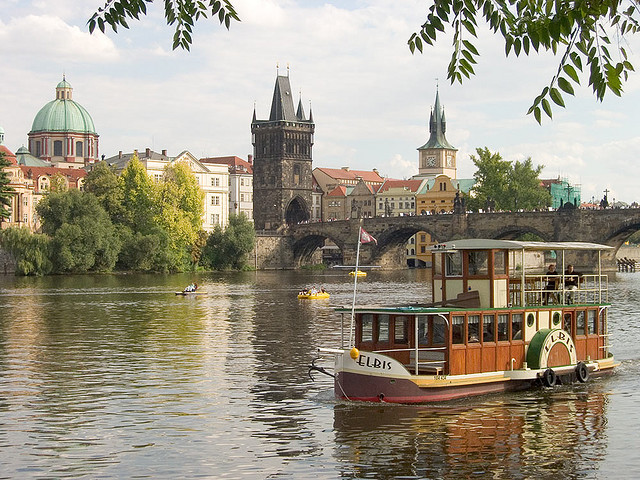
#> input picture CV-CS4476/ps1/code/inputSeamCarvingPrague.jpg, 640 x 480 px
$ jupyter execute --allow-errors SeamCarving.ipynb   (shell and % lines are left out)
#> lines starting #> are read from the running program, lines starting #| are printed output that depends on the picture
# Section 2: Seam Carving

For this part of the assignment, you will need to read and implement the seam carving algorithm described the SIGGRAPH 2007 paper [Seam Carving for Content-Aware Image Resizing](http://www.faculty.idc.ac.il/arik/SCWeb/imret/imret.pdf) by Shai Avidan and Ariel Shamir.     <br />   <br />

<br />For now we will focus specifically on seam removal. Visit the [webpage](http://www.faculty.idc.ac.il/arik/SCWeb/imret/index.html) for more applications of Seam Carving.  <br />   <br />

#### Implementation Steps:

1. Read an image and convert it to grayscale if required. This function is already implemented for you.

2. Compute an energy image as described in Equation 1 of the paper. For this you should implement your own differentiation filter.

3. Calculate the cumulative minimum energy map along the horizontal and vertical directions using the energy image computed in step 2.

4. Find optimal vertical and horizontal seams based on the result of step 3, and remove the pixels from the image to get resized images.

The steps for seam insertion are very similar to these.

Remember to typecast `uint8` to `float` where ever needed. Have fun and experiment with this notebook!

### Exporting this notebook to a .py script

Once you are done implementing all the required functions in this notebook, you can go ahead and use the provided `notebook2script.py` script to convert this notebook into a `.py` file for submission.    <br />    <br />

The provided script will look for all the cells with the `#export` tag in the first line of the cell and only add those cells to the final script. This tag is already present for all the required cells in this notebook.   <br />   <br />

If you add any cells that you want to include in the submission, you can add the tag to the top of the cell.    <br />   <br />

The idea behind this is that students get to experiment, print and plot freely in the notebook while ensuring the submission file remains Gradescope friendly. Please avoid putting the `#export` tag on cells with `print`, `imshow`, and `plot` statements.

[cell 1]
#export
import numpy as np
import matplotlib.pyplot as plt
from scipy import ndimage, signal
from imageio import imread, imsave

The commands in the follwing cell will plot all images/plots in an interactove window. If you would prefer to not have interactive plots, comment out `%matplotlib notebook` and uncomment `%matplotlib inline` instead.

You can use `plt.rcParams['figure.figsize']` to make all the plots in this notebook bigger or smaller.

[cell 2]
# %matplotlib inline
# plt.rcParams['figure.figsize'] = (20, 20)
# plt.rcParams['image.cmap'] = 'gray'

[cell 3]
#export
# [8 lines left out: function rgb2gray, not called in this run]

[cell 4]
#export
def  rgb2gray(img):
    """
    Converts an RGB image into a greyscale image

    Input: ndarray of an RGB image of shape (H x W x 3)
    Output: ndarray of the corresponding grayscale image of shape (H x W)

    """

    if(img.ndim != 3 or img.shape[-1] != 3):
        print("Invalid image! Please provide an RGB image of the shape (H x W x 3) instead.".format(img.ndim))
        return None

    return np.dot(img[...,:3], [0.2989, 0.5870, 0.1140])

[cell 5]
imgPrague = imread("./inputSeamCarvingPrague.jpg")
#> imgPrague is the input picture: shape (480, 640, 3); mean R, G, B 156.6, 149.6, 132.7
imgPragueGrayscale = rgb2gray(imgPrague)
#> in rgb2gray, `return np.dot(img[...,:3], [0.2989, 0.5870, 0.1140])`:
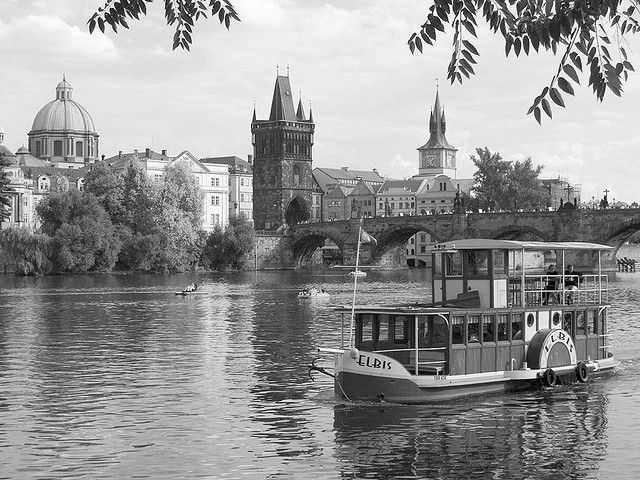
#> returned value: shape (480, 640) float64; min 0, max 255, mean 149.8

fig, axes = plt.subplots(1, 2, sharey=True)
axes[0].imshow(imgPrague)
axes[0].set_title("Otest_compute_gragxriginal Image")

axes[1].imshow(imgPragueGrayscale, cmap='gray')
axes[1].set_title("Grayscale Image")
plt.show()
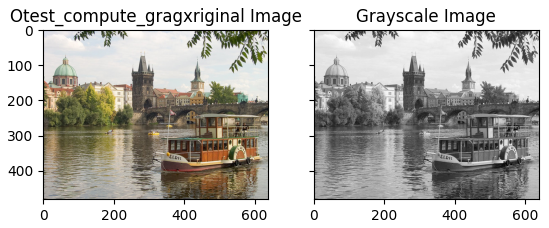
#> figure drawn by matplotlib, 2 panels

### Energy Image

From the paper we know that the energy function $e(\mathcal{I})$ is calculated as:

$$
\begin{align}
e(\mathcal{I}) &= \left|\frac{\partial}{\partial x} \mathcal{I} \right| + \left| \frac{\partial}{\partial y} \mathcal{I} \right|
\end{align}
$$

We can calculate the approximate derivatives the input image $\mathcal{I}$ using a differentiation filter in the x and y directions.

In the following cell, fill in your filter choices and use `scipy.ndimage.correlate()` to compute the vertical and horizontal gradients `gx` and `gy`. Modify the parameters of `scipy.ndimage.correlate()` to extend the input image by filling 0s beyond the edge.

[cell 6]
#export
def compute_gradients(img):
    """
    Computes the gradients of the input image in the x and y direction using a
    differentiation filter.

    ##########################################################################
    # TODO: Design a differentiation filter and update the docstring. Stick  #
    # to a pure differentiation filter for this assignment.                  #
    # Hint: Look at Slide 14 from Lecture 3: Gradients.                      #
    ##########################################################################

    Input: Grayscale image of shape (H x W)
    Outputs: gx, gy gradients in x and y directions respectively

    """
    gx = gy = np.zeros_like(img)

    dx = [[1, 0, -1],[ 1, 0, -1], [1, 0, -1]]
    dy = [[1, 1, 1], [0, 0, 0], [-1, -1, -1]]

    gx = ndimage.correlate(img, dx, mode='constant', cval=0)
    gy = ndimage.correlate(img, dy, mode='constant', cval=0)


    ##########################################################################
    # TODO: Design a pure differentiation filter and use correlation to      #
    # compute the gradients gx and gy. You might have to try multiple        #
    # filters till the test below passes. All the tests after will fail if   #
    # this one does not pass.                                                #
    ##########################################################################
    return gx, gy

[cell 7]
def test_compute_gradients():

    np.random.seed(100)
    test_input = np.random.randint(0, 255, size=(5,5))

    expected_gx = np.array(
        [[-200., -118.,    3.,  -62.,  197.],
         [-253.,  -86., -170.,  -10.,  423.],
         [-470., -233.,  126.,  107.,  344.],
         [-401.,   -6.,   93.,   65.,  308.],
         [-348.,  -38.,  266.,   13.,   82.]]
    )

    expected_gy = np.array(
        [[-255., -393., -408., -412., -274.],
         [-119., -118., -151.,  -49.,  -50.],
         [ -20., -122.,  -97.,    5.,  107.],
         [-184., -178.,  120.,   44.,   38.],
         [ 275.,  515.,  505.,  407.,  167.]]
    )

    print("Input image: \n", test_input)

    gx, gy = compute_gradients(test_input)

    if(np.allclose(expected_gx, gx)):
        print("\n\nVertical gradients computed correctly!")
    else:
        print("\n\nVertical gradient is incorrect")
        print("\n\nComputed gx:\n", gx)

    if(np.allclose(expected_gy, gy)):
        print("\n\nHorizontal gradients computed correctly!")
    else:
        print("\n\nHorizontal gradient is incorrect")
        print("\n\nComputed gy:\n", gy)


test_compute_gradients()

Now we compute the gradients of the Prague image.

[cell 8]
gxPrague, gyPrague = compute_gradients(imgPragueGrayscale)
#> in compute_gradients (call 2), `gx = ndimage.correlate(img, dx, mode='constant', cval=0)`:
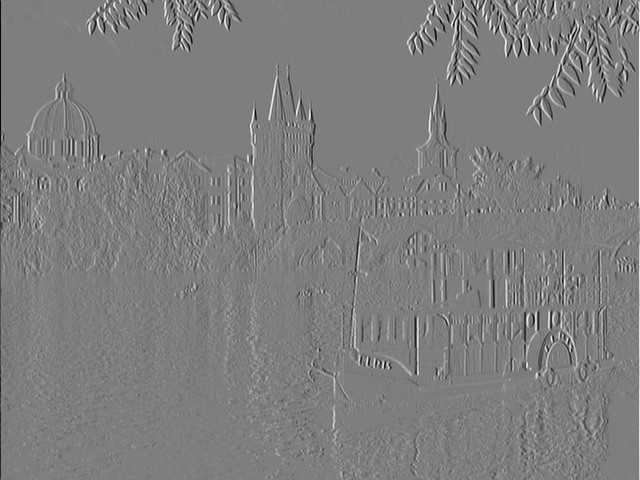
#> gx: shape (480, 640) float64; min -731.3, max 744.9, mean -0.2; drawn with min black and max white
#> in compute_gradients (call 2), `gy = ndimage.correlate(img, dy, mode='constant', cval=0)`:
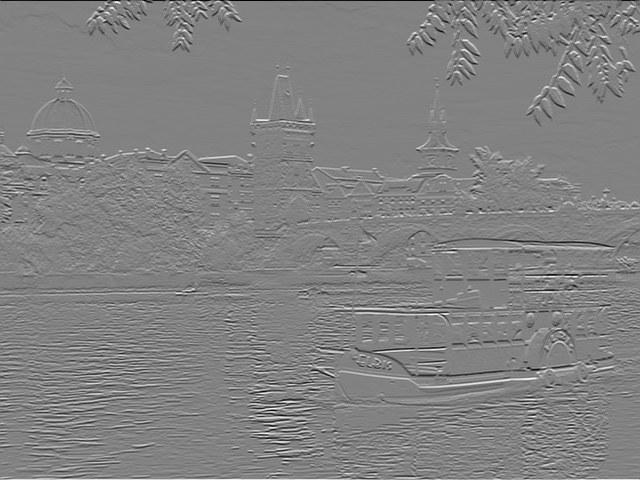
#> gy: shape (480, 640) float64; min -763.6, max 735.2, mean 0.2; drawn with min black and max white

fig, axes = plt.subplots(2, 1, sharex=True)

axes[0].imshow(gxPrague, cmap='gray')
axes[0].set_title("Vertical gradients")

axes[1].imshow(gyPrague, cmap='gray')
axes[1].set_title("Horizontal gradients")
plt.show()
#> (the rest of the program and of its run is left out)
